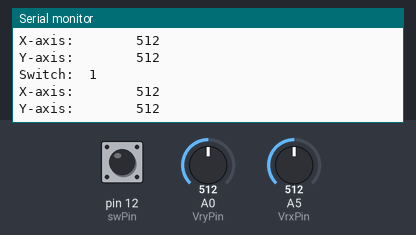
This sketch was run on a simulated Arduino Uno, built with avr-gcc and run on an emulated ATmega328P. Parts: the last lines printed to the serial monitor. The test bench sets the inputs (shaded band); at power-on: A0 (VryPin) = 512, A5 (VrxPin) = 512, pin 12 (swPin) HIGH.

Above: at 1.3 s.
1.4 s: A0 (VryPin) set to 538
At 1.84 s:
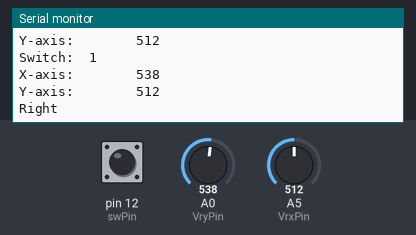
7.6 s: A5 (VrxPin) set to 503
At 8.35 s:
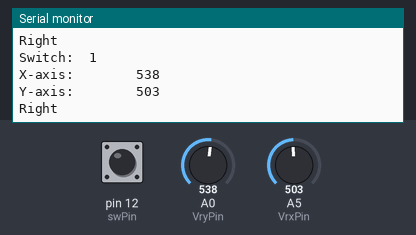
11.6 s: A5 (VrxPin) set to 463
At 12.36 s:
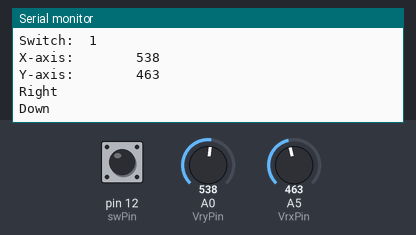
Timing chart, 0 to 14.6 s (numbered marks = the images above; inputs shaded):
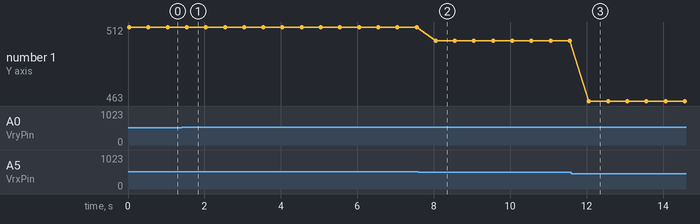

The sketch:

Joystick.ino
```cpp
/*
Author:Dharmendra Kumar Yadav
 *
 * PIN CONNECTIONS
 *
 * GND --> GND
 * +5V --> 5V
 * VRX --> A5
 * VRY --> A0
 * SW  --> 12
 *
 */


// Define the pin numbers
const int swPin = 12;
const int VrxPin = A5;
const int VryPin = A0;

// Set the initial variable values
int xDirection = 0;
int yDirection = 0;
int switchState = 1;

void setup() {
    Serial.begin(9600);

    pinMode(swPin, INPUT);

    // The joystick button is always HIGH, unless the button is pressed
    digitalWrite(swPin, HIGH);
}

void loop() {

    // Read the analog joystick values
    xDirection = analogRead(VryPin);
    yDirection = analogRead(VrxPin);

    // Read the push button state
    switchState = digitalRead(swPin);

    // Print the values read to the serial monitor
    Serial.print("Switch:  ");
    Serial.println(switchState);

    Serial.print("X-axis:        ");
    Serial.println(xDirection);

    Serial.print("Y-axis:        ");
    Serial.println(yDirection);

    Serial.println("");

    // Because the switch is HIGH when it is NOT pressed we have to invert the read values
    // We use the exclamation mark in front of the variable name which converts HIGH in LOW and vice versa
    if (!switchState) {
        Serial.println("Switch pressed");
    }

    // We do not exacty use 512 as the center of the joystick position, since the analogue value can
    // fluctuate. The center is approx. 500, therefore we use a margin of 20.

    // Determine the joystick direction on the X-axis
    if (xDirection < 480) {
        Serial.println("Left");
    } else if (xDirection > 520) {
        Serial.println("Right");
    }

    // Determine the joystick direction on the Y-axis
    if (yDirection < 480) {
        Serial.println("Down");
    } else if (yDirection > 520) {
        Serial.println("Up");
    }

    delay(500);
}
```

Measured:
- the behaviour switches between 520 and 521 on A0 (VryPin) (found by bisection; images 0 and 1)
- the behaviour switches between 480 and 479 on A5 (VrxPin) (found by bisection; images 2 and 3)
- after the input at 1.4 s, the serial monitor: prints a new line after 0.12 s (image 1)
- after the input at 7.6 s, the serial monitor: prints a new line after 0.45 s (image 2)
- after the input at 11.6 s, the serial monitor: prints a new line after 0.46 s (image 3)
- plotted number 1: 512 → 503 after the input at 7.6 s, 503 → 463 after the input at 11.6 s
